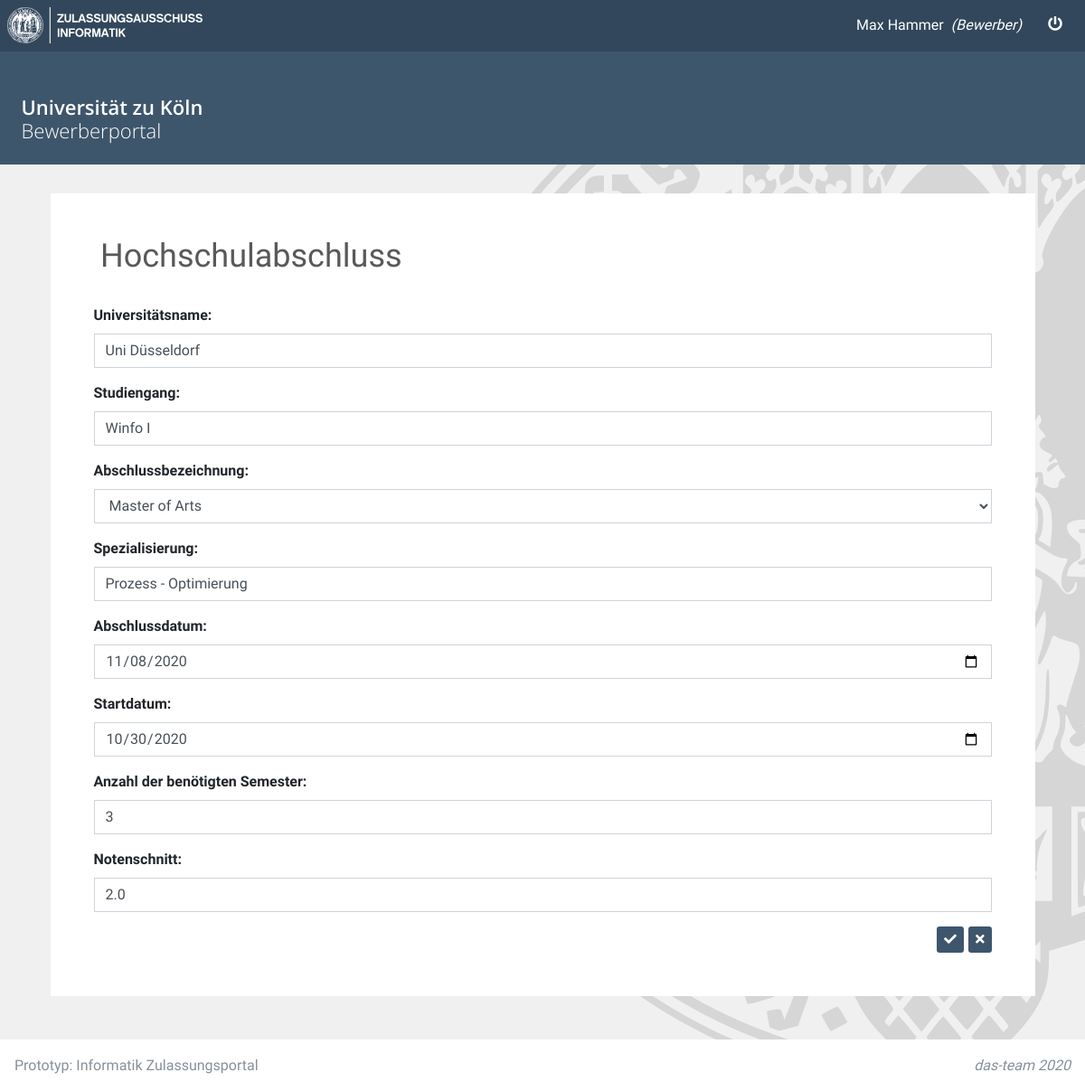
Page /updateuniversitydegree/3/ (signed in) on the committed database.
### accountspace/models.py (models this page shows)
class User(AbstractUser):
    is_bewerber = models.BooleanField(default=False)
    is_ausschuss = models.BooleanField(default=False)

### admissionspace/models.py (models this page shows, shortened)
class UniversityDegree(models.Model):
    candidate = models.ForeignKey(User, on_delete=models.CASCADE)
    university_name = models.CharField(max_length=128)
    name_of_degree = models.CharField(max_length=128)
    DEGREE_CHOICES = (
        ('msc', 'Master of Science'),
        ('ma', 'Master of Arts'),
        ('bsc', 'Bachelor of Science'),
        ('ba', 'Bachelor of Arts'),
    )
    type_of_degree = models.CharField(max_length=3, choices=DEGREE_CHOICES)
    specialisation = models.CharField(max_length=128)
    graduation_date = models.DateField()
    starting_date = models.DateField()
    no_of_semesters = models.IntegerField()
    avg_score = models.DecimalField(max_digits=2, decimal_places=1)

### admissionspace/views/bewerber.py (the view)
# urls.py: path('updateuniversitydegree/<slug:pk>/', bewerber_views.UniversityDegreeUpdateView.as_view(),
@method_decorator([login_required, bewerber_required], name='dispatch')
class UniversityDegreeUpdateView(UpdateView):
    model = UniversityDegree
    template_name = 'admissionspace/applications/university_degreee.html'
    form_class = UniversityDegreeForm
    success_url = reverse_lazy('applicant_index')

### templates/admissionspace/applications/university_degreee.html (shortened to what this page needs)
{% extends 'base.html' %}
{% load static %}
{% block content_header %} Bewerberportal {% endblock content_header %}
{% block main_content %}
    <form method="post">
    <div class="row">
        <div class="col-12">
            <div class="card custom-card">
                <div class="col-12">
                        <h4 class="ilias-header">
                            Hochschulabschluss
                        </h4>
                    </div>
                <div class="card-body p-0 custom-body-padding">
                   <form method="post">
        {{ form.as_p }}
        <button type="button"
                onclick="javascript:location.href='{% url 'applicant_index' %}'"
                      class="btn btn-sm btn-primary custom-btn-primary float-right"
                     >
                            <i class="fas fa-times"></i>
                        </button>
                        <button
                                type="submit"
                                 style="margin-right: 5px;"
                        class="btn btn-sm btn-primary custom-btn-primary float-right"
                        ><i class="fas fa-check"></i>
                        </button>
                       </form>
                </div>
            </div>
        </div>
    </div>
     </form>
{% endblock %}

### templates/base.html (shortened to what this page needs)
<!DOCTYPE html>
{% load static %}
<html lang="en">
<head>
    <link rel="stylesheet" href="{% static 'plugins/fontawesome-free/css/all.min.css' %}">
    <link rel="stylesheet" href="{% static 'dist/css/adminlte.min.css' %}">
    <link rel="stylesheet" href="{% static 'dist/css/custom.css' %}">
</head>
<body class="hold-transition sidebar-mini layout-top-nav">
<div class="wrapper">
    <nav class="main-header navbar navbar-expand navbar-white navbar-light custom-navbar" >
        <ul class="navbar-nav">
<li class="nav-item">
        <img src="/static/dist/svg/logo-zulassungsausschuss-informatik.svg" alt="Universität zu Köln - Zulassungsausschuss Informatik" width="auto" height="40px" stroke="#3E566C" >
      </li>
        </ul>
        <ul class="navbar-nav ml-auto">
            <li class="nav-item nav-link">
            <div>
                <a  style="color:white; padding-bottom: 0; ">
                    {{ user.first_name }} {{ user.last_name }}
                </a>
            <a  style="color:white; font-style:italic; padding-top: 0;">
                {% if user.is_bewerber %}
                                &nbsp;(Bewerber)
                            {% elif user.is_ausschuss %}
                                &nbsp;(Zulassungsausschussmitglied)
                            {% endif %}
            </a>
            </div>
            </li>
            <li class="nav-item">
                <a href="{% url 'signout' %}" class="btn btn-flat"><i class="fas fa-power-off" style="color:white"></i>&nbsp;</a>
            </li>
        </ul>
    </nav>
    <div class="content-wrapper" style="background-image: url('/static/dist/svg/logo-uni-köln.svg'); background-size:auto 100%;    background-repeat: no-repeat;
  background-attachment: fixed;
  background-position: center right;
  background-color: #f0f0f0;
">
        <div class="content-header custom-content-header">
            <div class="container-fluid">
                <div class="row mb-2">
                    <div class="col-sm-6" style="margin-top: 32px !important;">
                        <h1 class="m-0 ilias-header-light">Universität zu Köln </h1>
                        <h1 class="m-0 ilias-header-light" style="font-weight:300 !important; "> {% block content_header %} {% endblock content_header %}</h1>
                    </div>
                </div>
            </div>
        </div>
        <div class="content custom-content">
            <div class="container-fluid">
                {% block main_content %}
                {% endblock main_content %}
            </div>
        </div>
    </div>
    <footer class="main-footer custom-footer">
        <div class="float-right d-none d-sm-inline" style="font-style: italic ">
             das-team 2020
        </div>
        Prototyp: Informatik Zulassungsportal
    </footer>
</div>
</body>
</html>

### rows in the picture
User: first_name "Max", last_name "Hammer"
UniversityDegree: university_name "Uni Düsseldorf", name_of_degree "Winfo I", type_of_degree "Master of Arts", specialisation "Prozess - Optimierung", graduation_date "11/08/2020", starting_date "10/30/2020", no_of_semesters "3", avg_score "2.0"
